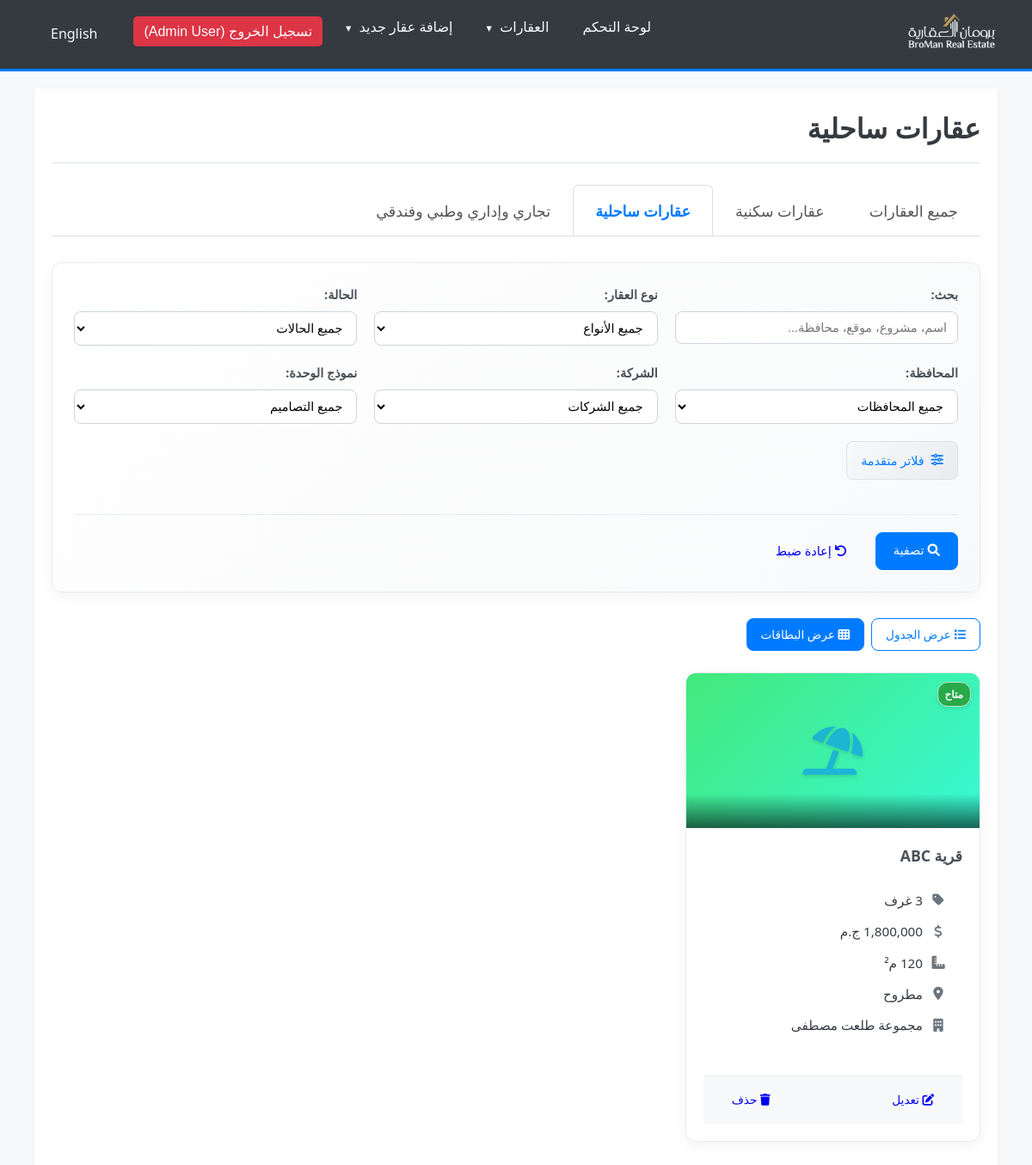
The page /coastal_properties.php?view=card (signed in) on the database as committed earlier.
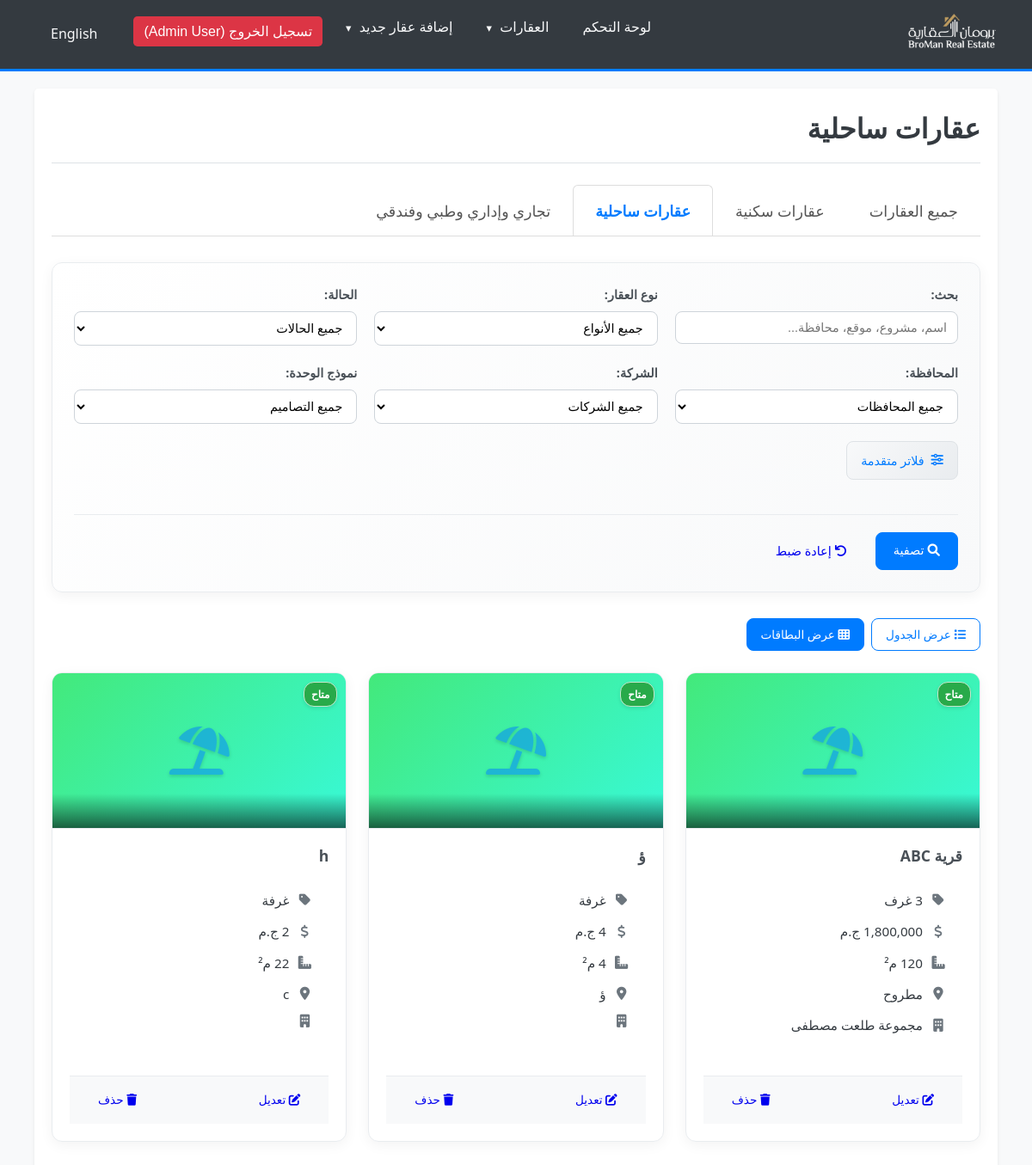
The same page on the database as committed later.
### tables this page shows
CREATE TABLE `properties` (
  `PropertyID` int(11) NOT NULL,
  `PropertyTypeID` int(11) NOT NULL COMMENT 'FK to PropertyTypes',
  `Title` varchar(255) NOT NULL,
  `Description` text DEFAULT NULL,
  `Location` varchar(255) DEFAULT NULL,
  `Price` decimal(15,2) DEFAULT NULL,
  `Area` decimal(10,2) DEFAULT NULL,
  `Bedrooms` int(11) DEFAULT NULL,
  `Bathrooms` int(11) DEFAULT NULL,
  `Status` enum('available','sold','rented','unavailable') DEFAULT 'available',
  `DateAdded` timestamp NULL DEFAULT current_timestamp(),
  `EmployeeID` int(11) DEFAULT NULL COMMENT 'FK to Employees who added it',
  `unit_design_id` int(11) DEFAULT NULL COMMENT 'FK to PropertyUnitDesigns',
  `finishing_type_id` int(11) DEFAULT NULL COMMENT 'FK to PropertyFinishingTypes',
  `compound_area` decimal(12,2) DEFAULT NULL,
  `down_payment_percentage` decimal(5,2) DEFAULT NULL,
  `payment_years` int(11) DEFAULT NULL,
  `delivery_date` date DEFAULT NULL,
  `ProjectName` varchar(255) DEFAULT NULL,
  `min_price` decimal(15,2) DEFAULT NULL,
  `max_price` decimal(15,2) DEFAULT NULL,
  `min_area` decimal(10,2) DEFAULT NULL,
  `max_area` decimal(10,2) DEFAULT NULL,
  `avg_area` decimal(10,2) DEFAULT NULL,
  `district` varchar(100) DEFAULT NULL,
  `governorate` varchar(100) DEFAULT NULL,
  `company_name` varchar(150) DEFAULT NULL,
  `FloorsCount` int(11) DEFAULT NULL,
  `sales_manager_name` varchar(255) DEFAULT NULL,
  `sales_manager_phone` varchar(50) DEFAULT NULL,
  `salesperson_name` varchar(255) DEFAULT NULL,
  `salesperson_phone` varchar(50) DEFAULT NULL
);

CREATE TABLE `propertyunitdesigns` (
  `DesignID` int(11) NOT NULL,
  `DesignName` varchar(100) NOT NULL
);

### lang/translate.php (called while the page is built, shortened)
<?php
$lang_file = __DIR__ . '/' . $_SESSION['lang'] . '.php';
if (file_exists($lang_file)) {
    $translations = include($lang_file);
} else {
    $translations = include(__DIR__ . '/ar.php');
}
function t($key)
{
    global $translations;
    return isset($translations[$key]) ? $translations[$key] : $key;
}
function get_direction()
{
    return ($_SESSION['lang'] == 'ar') ? 'rtl' : 'ltr';
}
function get_lang_code()
{
    return $_SESSION['lang'];
}

### permissions.php (called while the page is built, shortened)
<?php
function get_user_role() {
    return isset($_SESSION["role"]) ? $_SESSION["role"] : null;
}
function is_manager() {
    return get_user_role() === 'manager';
}
function is_admin() {
    return get_user_role() === 'admin';
}
function can_manage_properties() {
    return is_manager() || is_admin();
}
?>

### coastal_properties.php (the view, shortened to what the rows shown need)
<?php
require_once __DIR__ . '/lang/translate.php';
require_once __DIR__ . '/db.php';
require_once 'permissions.php';
require_once __DIR__ . '/property_image_helper.php';
$view_mode = isset($_GET['view']) && $_GET['view'] === 'card' ? 'card' : 'table';
$sort_column = isset($_GET['sort']) ? trim($_GET['sort']) : 'DateAdded';
$sort_direction = isset($_GET['direction']) && $_GET['direction'] === 'desc' ? 'desc' : 'asc';
$allowed_sort_columns = [
    'PropertyID' => 'p.PropertyID',
    'DateAdded' => 'p.DateAdded',
    'Price' => 'COALESCE(p.Price, p.min_price)',
    'Area' => 'COALESCE(p.Area, p.avg_area)',
    'ProjectName' => 'p.ProjectName',
    'Title' => 'p.Title',
    'governorate' => 'p.governorate',
    'Status' => 'p.Status'
];
$sql_select = "SELECT p.*, pt.TypeName AS PropertyTypeName, e.FullName AS EmployeeName,
               pud.DesignName AS UnitDesignName, pft.FinishingName AS FinishingTypeName
               FROM Properties p
               LEFT JOIN PropertyTypes pt ON p.PropertyTypeID = pt.PropertyTypeID
               LEFT JOIN Employees e ON p.EmployeeID = e.EmployeeID
               LEFT JOIN PropertyUnitDesigns pud ON p.unit_design_id = pud.DesignID
               LEFT JOIN PropertyFinishingTypes pft ON p.finishing_type_id = pft.FinishingID";
$sql_where = [];
$params = [];
$types = "";
$sql_where[] = "p.PropertyTypeID = ?";
$params[] = CURRENT_PROPERTY_TYPE_ID;
$types .= "i";
$sql = $sql_select;
if (!empty($sql_where)) {
    $sql .= " WHERE " . implode(" AND ", $sql_where);
}
$sql .= " ORDER BY " . $allowed_sort_columns[$sort_column] . " " . strtoupper($sort_direction);
$properties = [];
if ($stmt = $conn->prepare($sql)) {
    if (!empty($params)) {
        $stmt->bind_param($types, ...$params);
    }
    if ($stmt->execute()) {
        $result = $stmt->get_result();
        while ($row = $result->fetch_assoc()) {
            $properties[] = $row;
        }
    } else {
        error_log("Error executing property query: " . $stmt->error . " | SQL: " . $sql . " | Params: " . print_r($params, true));
        $_SESSION['error_message'] = t('database_error');
    }
} else {
    error_log("Error preparing property query: " . $conn->error . " | SQL: " . $sql);
    $_SESSION['error_message'] = t('db_error_prepare');
}
function formatDisplayPrice($row)
{
    if (!empty($row['Price']) && is_numeric($row['Price'])) {
        return number_format(floatval($row['Price']), 0, '.', ',') . ' ' . t('currency');
    } elseif (!empty($row['min_price']) && is_numeric($row['min_price']) && !empty($row['max_price']) && is_numeric($row['max_price'])) {
        return number_format(floatval($row['min_price']), 0, '.', ',') . ' - ' . number_format(floatval($row['max_price']), 0, '.', ',') . ' ' . t('currency');
    } elseif (!empty($row['min_price']) && is_numeric($row['min_price'])) {
        return t('starts_from') . ' ' . number_format(floatval($row['min_price']), 0, '.', ',') . ' ' . t('currency');
    } elseif (!empty($row['max_price']) && is_numeric($row['max_price'])) {
        return t('up_to') . ' ' . number_format(floatval($row['max_price']), 0, '.', ',') . ' ' . t('currency');
    }
    return t('price_not_specified');
}
function formatDisplayArea($row)
{
    if (!empty($row['Area']) && is_numeric($row['Area'])) {
        return number_format(floatval($row['Area']), 0, '.', ',') . ' ' . t('sqm');
    } elseif (!empty($row['min_area']) && is_numeric($row['min_area']) && !empty($row['max_area']) && is_numeric($row['max_area'])) {
        return number_format(floatval($row['min_area']), 0, '.', ',') . ' - ' . number_format(floatval($row['max_area']), 0, '.', ',') . ' ' . t('sqm');
    } elseif (!empty($row['min_area']) && is_numeric($row['min_area'])) {
        return t("starts_from") . " " . number_format(floatval($row["min_area"]), 0, ".", ",") . " " . t("sqm");
    } elseif (!empty($row['max_area']) && is_numeric($row['max_area'])) {
        return t("up_to") . " " . number_format(floatval($row["max_area"]), 0, ".", ",") . " " . t("sqm");
    }
    return t('area_not_specified');
}
?>
<!DOCTYPE html>
<html lang="<?php echo get_lang_code(); ?>" dir="<?php echo get_direction(); ?>">
<head>
    <link rel="stylesheet" href="modern_styles.css">
    <?php if (get_direction() === 'rtl'): ?>
        <link rel="stylesheet" href="rtl_styles.css">
    <?php endif; ?>
    <link rel="stylesheet" href="enhanced_property_table_styles.css">
    <link rel="stylesheet" href="clickable_rows.css">
    <link rel="stylesheet" href="property_card_styles.css">
    <link rel="stylesheet" href="https://cdnjs.cloudflare.com/ajax/libs/font-awesome/6.0.0-beta3/css/all.min.css">
</head>
<body>
<div class="container">
    <?php require_once __DIR__ . '/property_header_tabs.php'; ?>
    <?php if (empty($properties)): ?>
        <div class="no-properties">
            <i class="fas fa-search"></i>
            <h3><?php echo t('no_properties_found'); ?></h3>
            <p><?php echo t('no_properties_matching_filters'); ?></p>
        </div>
    <?php elseif ($view_mode === 'card'): ?>
        <div class="property-cards">
            <?php foreach ($properties as $property): ?>
                <div class="property-card" data-property-id="<?php echo $property['PropertyID']; ?>" data-property-type="<?php echo $property['PropertyTypeID']; ?>">
                    <div class="property-image">
                        <?php echo generatePropertyCardImageHTML($property, $conn); ?>
                        <div class="property-status-badge status-<?php echo $property['Status']; ?>">
                            <?php echo t('status_' . $property['Status']); ?>
                        </div>
                    </div>
                    <div class="property-content">
                        <div class="property-title">
                            <?php echo htmlspecialchars($property['ProjectName'] ?: $property['Title'] ?: t('undefined')); ?>
                        </div>
                        <div class="property-details">
                            <div class="property-info">
                                <i class="fas fa-tag"></i>
                                <span><?php echo htmlspecialchars($property['UnitDesignName'] ?? t('undefined')); ?></span>
                            </div>
                            <div class="property-info">
                                <i class="fas fa-dollar-sign"></i>
                                <span><?php echo formatDisplayPrice($property); ?></span>
                            </div>
                            <div class="property-info">
                                <i class="fas fa-ruler-combined"></i>
                                <span><?php echo formatDisplayArea($property); ?></span>
                            </div>
                            <div class="property-info">
                                <i class="fas fa-map-marker-alt"></i>
                                <span><?php echo htmlspecialchars($property['governorate'] ?: t('undefined')); ?></span>
                            </div>
                            <div class="property-info">
                                <i class="fas fa-building"></i>
                                <span><?php echo htmlspecialchars($property['company_name'] ?? t('undefined')); ?></span>
                            </div>
                        </div>
                        <div class="property-actions">
                            <?php if (can_manage_properties()): ?>
                            <a href="edit_property.php?id=<?php echo $property['PropertyID']; ?>" class="btn btn-sm btn-warning">
                                <i class="fas fa-edit"></i> <?php echo t('edit'); ?>
                            </a>
                            <a href="delete_property.php?id=<?php echo $property['PropertyID']; ?>" class="btn btn-sm btn-danger" onclick="return confirm('<?php echo t('confirm_delete_property'); ?>');">
                                <i class="fas fa-trash"></i> <?php echo t('delete'); ?>
                            </a>
                            <?php endif; ?>
                        </div>
                    </div>
                </div>
            <?php endforeach; ?>
        </div>
    <?php endif; ?>
</div>
</body>
</html>

### property_image_helper.php (shortened to what the rows shown need)
<?php
function getPropertyCardImage($property_id, $conn) {
    $sql = "SELECT file_path FROM property_images WHERE property_id = ? AND is_primary = 1 LIMIT 1";
    if ($stmt = $conn->prepare($sql)) {
        $stmt->bind_param("i", $property_id);
        $stmt->execute();
        $result = $stmt->get_result();
    }
    $sql = "SELECT file_path FROM property_images WHERE property_id = ? ORDER BY upload_date ASC LIMIT 1";
    if ($stmt = $conn->prepare($sql)) {
        $stmt->bind_param("i", $property_id);
        $stmt->execute();
        $result = $stmt->get_result();
    }
    return null;
}
function getPropertyTypeIcon($property_type_id) {
    $type_icons = [
        1 => 'fas fa-home',
        2 => 'fas fa-umbrella-beach',
        3 => 'fas fa-building',
        4 => 'fas fa-store',
        5 => 'fas fa-hotel',
        6 => 'fas fa-hospital'
    ];
    return $type_icons[$property_type_id] ?? 'fas fa-landmark';
}
function generatePropertyCardImageHTML($property, $conn) {
    $image_path = getPropertyCardImage($property['PropertyID'], $conn);
    if ($image_path && file_exists($image_path)) {
        return '<img src="' . htmlspecialchars($image_path) . '" alt="Property Image" class="property-card-image">';
    } else {
        $icon_class = getPropertyTypeIcon($property['PropertyTypeID']);
        return '<div class="property-icon-fallback"><i class="' . $icon_class . '"></i></div>';
    }
}
?>

Rows that differ between the two databases and show on the page:
added properties: Status "متاح", ProjectName "ؤ", unit_design.DesignName "غرفة", Price "4 ج.م", Area "4 م²", governorate "ؤ"
added properties: Status "متاح", Title "h", unit_design.DesignName "غرفة", Price "2 ج.م", Area "22 م²", governorate "c"
